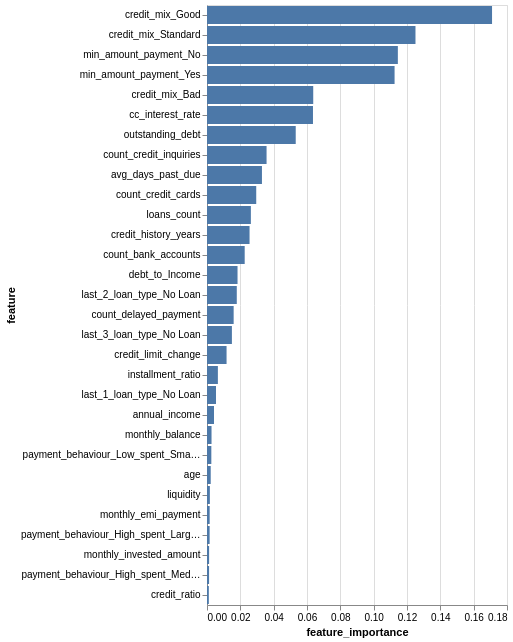

The cell this chart's notebook holds for it:
### Markdown cell above
### G.5 Business Impact from Current Model Performance

### Code cell
# Feature important visualization.
et_feature_imp = pd.DataFrame(
    {
        'feature': X_train.columns,
        'feature_importance': et_best_hyper.feature_importances_
     }
)

# Sorting value (asending) and reset index
et_feature_imp = et_feature_imp.sort_values('feature_importance', ascending=False).reset_index(drop=True)

# Filter only top 30 important
top_features = et_feature_imp.head(30)

# Display only 30 top features
alt.Chart(top_features).mark_bar().encode(
    x = 'feature_importance',
    y = alt.Y("feature", sort='-x'),
    tooltip = ['feature','feature_importance'])

### Figure 1 — Vega-Lite specification as saved in the notebook (floating-point values rounded to 4 significant figures)
{"config": {"view": {"continuousWidth": 300, "continuousHeight": 300}}, "data": {"name": "data-26d4ea5462127049b535dbb5fddd228b"}, "mark": {"type": "bar"}, "encoding": {"tooltip": [{"field": "feature", "type": "nominal"}, {"field": "feature_importance", "type": "quantitative"}], "x": {"field": "feature_importance", "type": "quantitative"}, "y": {"field": "feature", "sort": "-x", "type": "nominal"}}, "$schema": "https://vega.github.io/schema/vega-lite/v5.20.1.json", "datasets": {"data-26d4ea5462127049b535dbb5fddd228b": [{"feature": "credit_mix_Good", "feature_importance": 0.171}, {"feature": "credit_mix_Standard", "feature_importance": 0.1251}, {"feature": "min_amount_payment_No", "feature_importance": 0.1145}, {"feature": "min_amount_payment_Yes", "feature_importance": 0.1125}, {"feature": "credit_mix_Bad", "feature_importance": 0.06374}, {"feature": "cc_interest_rate", "feature_importance": 0.06358}, {"feature": "outstanding_debt", "feature_importance": 0.05324}, {"feature": "count_credit_inquiries", "feature_importance": 0.03574}, {"feature": "avg_days_past_due", "feature_importance": 0.03297}, {"feature": "count_credit_cards", "feature_importance": 0.02954}, {"feature": "loans_count", "feature_importance": 0.02633}, {"feature": "credit_history_years", "feature_importance": 0.02553}, {"feature": "count_bank_accounts", "feature_importance": 0.02262}, {"feature": "debt_to_Income", "feature_importance": 0.01832}, {"feature": "last_2_loan_type_No Loan", "feature_importance": 0.01787}, {"feature": "count_delayed_payment", "feature_importance": 0.01599}, {"feature": "last_3_loan_type_No Loan", "feature_importance": 0.01494}, {"feature": "credit_limit_change", "feature_importance": 0.01174}, {"feature": "installment_ratio", "feature_importance": 0.006528}, {"feature": "last_1_loan_type_No Loan", "feature_importance": 0.00541}, {"feature": "annual_income", "feature_importance": 0.004198}, {"feature": "monthly_balance", "feature_importance": 0.002716}, {"feature": "payment_behaviour_Low_spent_Small_value_payments", "feature_importance": 0.0026}, {"feature": "age", "feature_importance": 0.002229}, {"feature": "liquidity", "feature_importance": 0.00172}, {"feature": "monthly_emi_payment", "feature_importance": 0.001604}, {"feature": "payment_behaviour_High_spent_Large_value_payments", "feature_importance": 0.001574}, {"feature": "monthly_invested_amount", "feature_importance": 0.001267}, {"feature": "payment_behaviour_High_spent_Medium_value_payments", "feature_importance": 0.001245}, {"feature": "credit_ratio", "feature_importance": 0.001097}]}}
